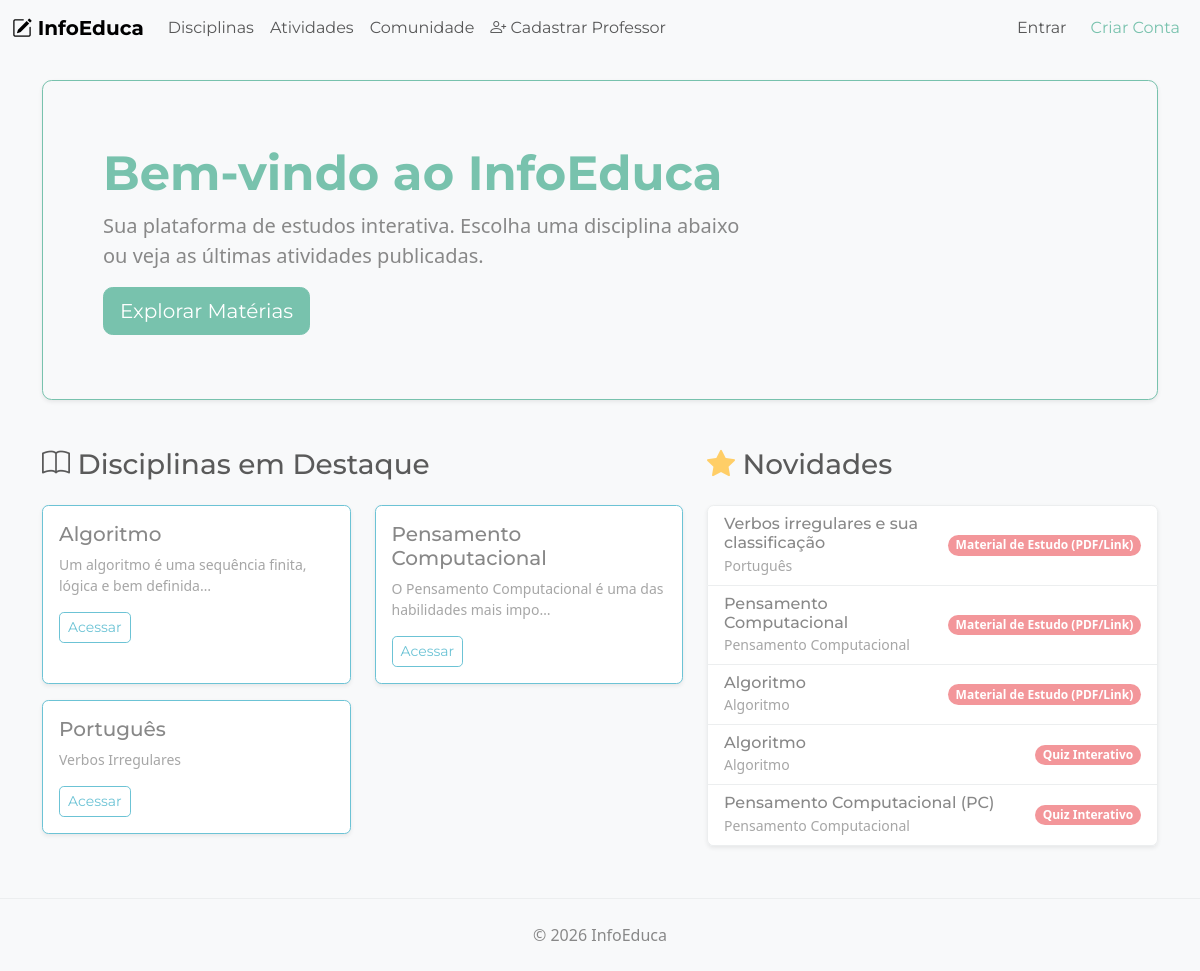
The page / on the database its author committed.
### apps/disciplinas/models.py (models this page shows, shortened)
class Disciplina(models.Model):
    nome = models.CharField(max_length=100, verbose_name="Nome da Disciplina")
    descricao = models.TextField(verbose_name="Descrição", blank=True)
    data_criacao = models.DateTimeField(auto_now_add=True, verbose_name="Criado em")
    class Meta:
        verbose_name = "Disciplina"
        verbose_name_plural = "Disciplinas"

### apps/atividades/models.py (models this page shows, shortened)
class Atividade(models.Model):
    TIPO_CHOICES = [
        ('material', 'Material de Estudo (PDF/Link)'),
        ('quiz', 'Quiz Interativo'),
    ]
    disciplina = models.ForeignKey(Disciplina, on_delete=models.CASCADE, related_name='atividades')
    titulo = models.CharField(max_length=200, verbose_name="Título")
    tipo = models.CharField(max_length=20, choices=TIPO_CHOICES, default='material')
    descricao = models.TextField(blank=True, verbose_name="Instruções ou Resumo")
    arquivo = models.FileField(upload_to='materiais/', null=True, blank=True, verbose_name="Arquivo PDF/Material")
    link_video = models.URLField(null=True, blank=True, verbose_name="Link de Vídeo Aula (YouTube)")
    class Meta:
        verbose_name = "Atividade"
        verbose_name_plural = "Atividades"

### apps/core/views.py (the view)
# urls.py: path('', home, name='home'),
def home(request):
    disciplinas = Disciplina.objects.all().order_by('-id')[:3]
    atividades_recentes = Atividade.objects.all().order_by('-id')[:5]
    context = {
        'disciplinas': disciplinas,
        'atividades_recentes': atividades_recentes,
    }
    return render(request, 'core/home.html', context)

### apps/core/templates/core/home.html
{% extends "base.html" %}
{% block content %}
<div class="p-5 mb-4 bg-light rounded-3 shadow-sm border border-primary">
    <div class="container-fluid py-3">
        <h1 class="display-5 fw-bold text-primary">Bem-vindo ao InfoEduca</h1>
        <p class="col-md-8 fs-5">Sua plataforma de estudos interativa. Escolha uma disciplina abaixo ou veja as últimas atividades publicadas.</p>
        <a href="{% url 'disciplinas:lista_disciplinas' %}" class="btn btn-primary btn-lg">Explorar Matérias</a>
    </div>
</div>
<div class="row mt-5">
    <div class="col-md-7">
        <h3 class="mb-4"><i class="bi bi-book"></i> Disciplinas em Destaque</h3>
        <div class="row">
            {% for disciplina in disciplinas %}
            <div class="col-md-6 mb-3">
                <div class="card h-100 shadow-sm border-info">
                    <div class="card-body">
                        <h5 class="card-title">{{ disciplina.nome }}</h5>
                        <p class="card-text small text-muted">{{ disciplina.descricao|truncatechars:60 }}</p>
                        <a href="{% url 'disciplinas:detalhe_disciplina' disciplina.id %}" class="btn btn-sm btn-outline-info">Acessar</a>
                    </div>
                </div>
            </div>
            {% empty %}
            <p class="text-muted">Nenhuma disciplina cadastrada ainda.</p>
            {% endfor %}
        </div>
    </div>
    <div class="col-md-5">
        <h3 class="mb-4"><i class="bi bi-star-fill text-warning"></i> Novidades</h3>
        <div class="list-group shadow-sm">
            {% for atividade in atividades_recentes %}
            <a href="{% url 'atividades:detalhe_atividade' atividade.id %}" class="list-group-item list-group-item-action d-flex justify-content-between align-items-center">
                <div>
                    <h6 class="mb-0">{{ atividade.titulo }}</h6>
                    <small class="text-muted">{{ atividade.disciplina.nome }}</small>
                </div>
                <span class="badge bg-secondary rounded-pill">{{ atividade.get_tipo_display }}</span>
            </a>
            {% empty %}
            <p class="p-3 text-muted border rounded bg-light">Aguardando novas atividades.</p>
            {% endfor %}
        </div>
    </div>
</div>
{% endblock %}

### templates/base.html (shortened to what this page needs)
{% load static %}
<!DOCTYPE html>
<html lang="pt-br">
<head>
    <link rel="stylesheet" href="https://cdn.jsdelivr.net/npm/bootswatch@5.3.2/dist/minty/bootstrap.min.css">
    <link rel="stylesheet" href="https://cdn.jsdelivr.net/npm/bootstrap-icons@1.11.1/font/bootstrap-icons.css">
    <link rel="stylesheet" href="{% static 'css/style.css' %}">
</head>
<body>
    <nav class="navbar navbar-expand-lg navbar-light bg-light">
        <div class="container-fluid">
            <a class="navbar-brand fw-bold" href="/" aria-label="Página inicial InfoEduca">
                <i class="bi bi-pencil-square" aria-hidden="true"></i> InfoEduca
            </a>
            <div class="collapse navbar-collapse" id="navbarNav">
                <ul class="navbar-nav me-auto">
                    <li class="nav-item"><a class="nav-link" href="{% url 'disciplinas:lista_disciplinas' %}">Disciplinas</a></li>
                    <li class="nav-item"><a class="nav-link" href="{% url 'atividades:atividades_home' %}">Atividades</a></li>
                    <li class="nav-item"><a class="nav-link" href="/comunidade/">Comunidade</a></li>
                    <li class="nav-item"><a class="nav-link" href="{% url 'professor:cadastrar_professor' %}"><i class="bi bi-person-plus"></i> Cadastrar Professor</a></li>
                </ul>
                <ul class="navbar-nav ms-auto">
                    {% if user.is_authenticated %}
                        <li class="nav-item dropdown">
                            <a class="nav-link dropdown-toggle fw-bold" href="#" id="userDropdown" role="button" data-bs-toggle="dropdown" aria-expanded="false" style="color: var(--cor-primaria) !important;">
                                <i class="bi bi-person-circle" aria-hidden="true"></i> {{ user.username }}
                            </a>
                            <ul class="dropdown-menu dropdown-menu-end shadow border-0" aria-labelledby="userDropdown">
                                <li><small class="dropdown-item text-muted">{% if user.is_superuser %}Administrador{% elif user.is_staff %}Professor{% else %}Aluno{% endif %}</small></li>
                                {% if user.is_superuser %}
                                    <li><a class="dropdown-item small fw-bold text-danger" href="/admin/"><i class="bi bi-shield-lock me-2"></i>Sistema Base</a></li>
                                {% endif %}
                                <li><hr class="dropdown-divider"></li>
                                <li>
                                    <form action="{% url 'logout' %}" method="post">
                                        {% csrf_token %}
                                        <button type="submit" class="dropdown-item text-danger small"><i class="bi bi-box-arrow-right me-2"></i>Sair</button>
                                    </form>
                                </li>
                            </ul>
                        </li>
                    {% else %}
                        <li class="nav-item"><a class="nav-link" href="{% url 'login' %}">Entrar</a></li>
                        <li class="nav-item"><a class="nav-link btn btn-sm btn-outline-primary ms-lg-2" href="/registrar/">Criar Conta</a></li>
                    {% endif %}
                </ul>
            </div>
        </div>
    </nav>
    <main class="container mt-4">
        {% block content %}{% endblock %}
    </main>
    <footer class="bg-light text-center py-4 mt-5 border-top">
        <div class="container">
            <p class="mb-0">&copy; 2026 InfoEduca</p>
        </div>
    </footer>
</body>
</html>

### static/css/style.css (style rules this page uses)
body { background-color: #f8f9fa; }

### rows shown on the page
Disciplina: nome "Algoritmo", descricao "Um algoritmo é uma sequência finita, lógica e bem definida…"
Disciplina: nome "Pensamento Computacional", descricao "O Pensamento Computacional é uma das habilidades mais impo…"
Disciplina: nome "Português", descricao "Verbos Irregulares"
Atividade: titulo "Verbos irregulares e sua classificação", disciplina.nome "Português", tipo "Material de Estudo (PDF/Link)"
Atividade: titulo "Pensamento Computacional", disciplina.nome "Pensamento Computacional", tipo "Material de Estudo (PDF/Link)"
Atividade: titulo "Algoritmo", disciplina.nome "Algoritmo", tipo "Material de Estudo (PDF/Link)"
Atividade: titulo "Algoritmo", disciplina.nome "Algoritmo", tipo "Quiz Interativo"
Atividade: titulo "Pensamento Computacional (PC)", disciplina.nome "Pensamento Computacional", tipo "Quiz Interativo"
